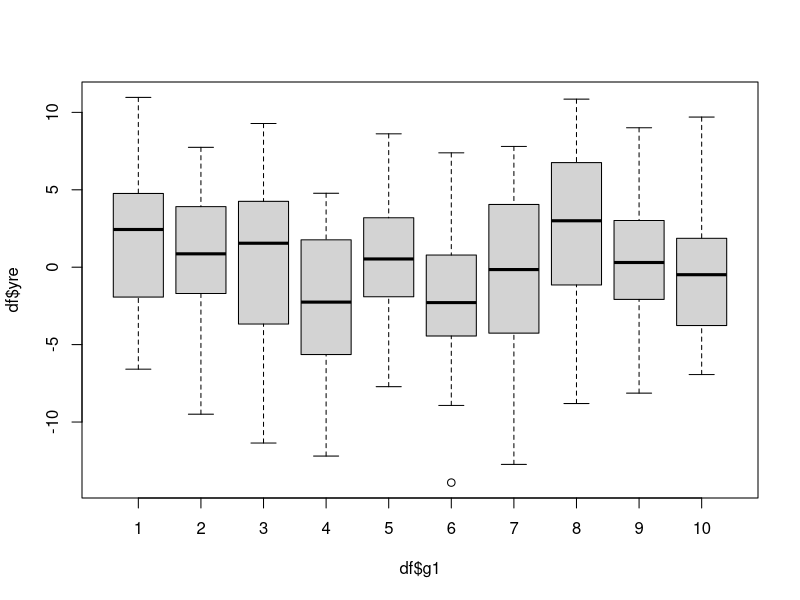
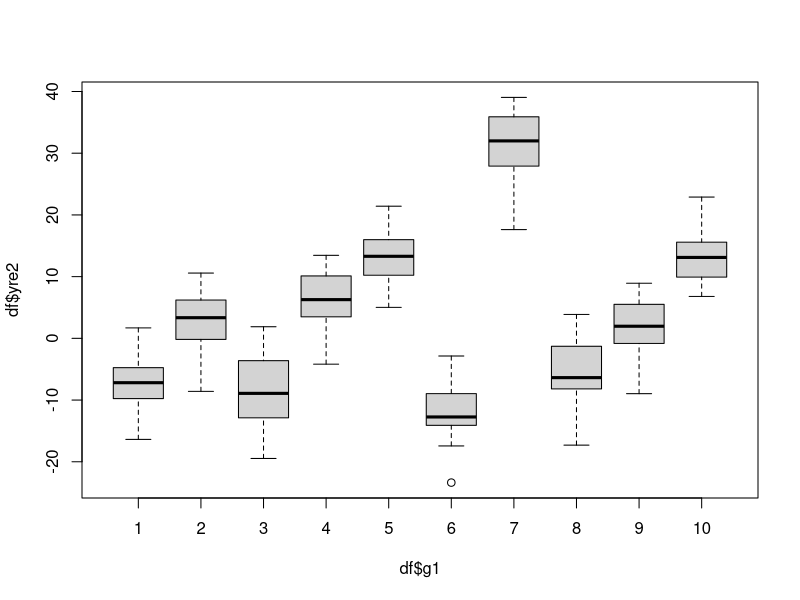
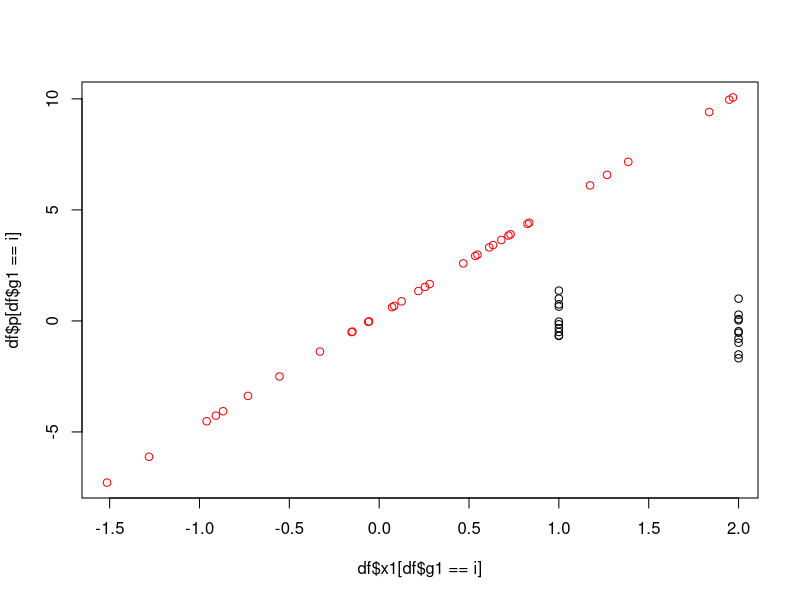

Write R code to recreate these figures, in order.
## ---- chunk 1
knitr::opts_chunk$set(echo = TRUE)
## ---- chunk 2
x1 <- rnorm(300)
groups <- seq(1:10)
g1 <- sample(groups, 300, replace = TRUE)

df <- data.frame(x1, g1)

df$y <- 5 * df$x1 + rnorm(300)
group_effect <- rnorm(10, 0, 1)
df$g1_effect <- group_effect[g1]  # 重要!这个相当于给df这一列中每一个赋予每一个indice值
df$yre <- 5 * df$x1 + df$g1_effect + rnorm(300) # 中间那个是固定的group error, 对于一个组里面多， 后面的rnorm是random error
boxplot(df$yre ~ df$g1)

# 如果扩组内的error: 这样boxplot做出来的图组间差异会更大
group_effect2 <- rnorm(10, 0, 10)
df$g1_effect2 <- group_effect2[g1]
df$yre2 <- 5 * df$x1 + df$g1_effect2 + rnorm(300)
boxplot(df$yre2 ~ df$g1)

## 

out <- lm(df$yre ~ df$x1)
summary(out)
df$p <- out$fitted.values

for (i in 1:10){
  if(i == 1){
    plot(df$x1[df$g1 == i], df$p[df$g1 == i], col = "red")
  }
  colour <- sprintf("#%20x%02x%02x", i * 20, 0, 0)
  points(df$x1[df$g1 == i], )
}

install.packages("lme4")
install.packages("Matrix")
library(lme4)



out2 <- lmer(df$yre ~ df$x1 + (1|g1))
summary(out2)

out3 <- lmer(df$yre2 ~ df$x1 + (1|g1))
summary(out3)   # 如果我们用更大的group effect，然后发现random effects下面的g1的std.dev.就变成大概==10了。
# random effects中：g1 的std.dev. 显示的是组间差异；residual 显示的是std.dev.是0.93
# random slope & random intercept effects
# random slope effects: Kaggle上有datasets

# 这个方法建议可以dive in

# 下节课教PCA
